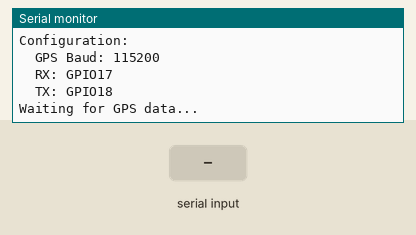
This sketch was run on a simulated ESP32-S3. On the bench: the last lines printed to the serial monitor. The test bench sets the inputs (shaded band).

Above: at 4.2 s.
4.3 s: "1\n" received over the second serial link
At 5.5 s:
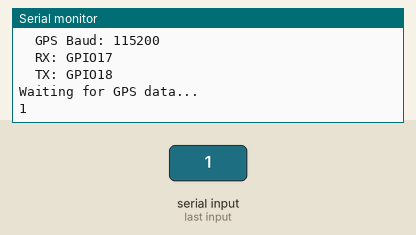
5.8 s: "0\n" received over the second serial link
At 6.9 s:
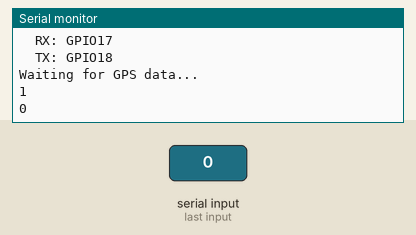
7.3 s: "2\n" received over the second serial link
At 8.0 s:
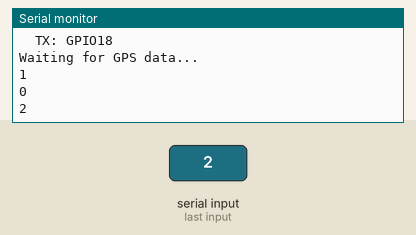

The sketch:

NMEA_Reader.ino
```cpp
/* * ==============================================================================
 * STMP26 SENSATE GPS NMEA Reader - FINAL WORKING LAB REFERENCE
 * Target Hardware: TenStar ESP32-S3 + Waveshare LC29H GPS Module
 * Recommended Software Environment: Arduino IDE 2.x.x
 * ==============================================================================
 * * 🛠️ ENGINEERING RULES OF THE ROAD (READ BEFORE FLASHING):
 * * 1. THE ENVIRONMENT VARIABILITY FACTOR:
 * Depending on whether you are running Windows (and if it's a personal laptop
 * or a locked-down institution machine), a Mac, or Linux, the Arduino IDE 2.x
 * environment may interact differently with your hardware. If your port
 * disappears or throws an "Access Denied" error, check your OS device drivers.
 * * 2. THE FIRST LAW OF ENGINEERING SKEPTICISM:
 * As an engineer, you must assume absolutely nothing works until YOU have personally
 * tested it and verified the data stream. It does not matter if your lecturer
 * swears it works, it does not matter if a generative AI confidently tells you
 * it works, and it definitely does not matter if your lab partner says "it worked
 * on my machine five minutes ago." Trust your oscilloscope, trust your serial
 * monitor, and verify everything!
 * * ==============================================================================
 */

void setup() {
  // Initialize the primary USB serial communication link back to your computer.
  // This allows the ESP32-S3 to send text to the Arduino IDE Serial Monitor.
  Serial.begin(115200);

  // A brief delay to allow the hardware serial interface to stabilize after power-up.
  delay(1000);

  // Print diagnostic headers to the Serial Monitor so we know the firmware booted successfully.
  Serial.println("========================================");
  Serial.println("STMP26 GPS NMEA Reader");
  Serial.println("TenStar ESP32-S3 + Waveshare LC29H GPS");
  Serial.println("========================================");
  Serial.println();
  Serial.println("Configuration:");
  Serial.println("  GPS Baud: 115200");
  Serial.println("  RX: GPIO17");
  Serial.println("  TX: GPIO18");
  Serial.println();
  Serial.println("Waiting for GPS data...\n");

  // Initialize Hardware Serial 1 (Serial1) to communicate directly with the GPS.
  // CRITICAL PARAMETERS EXPLAINED:
  // - 115200: The default baud rate of the Waveshare LC29H (Note: standard GPS modules use 9600).
  // - SERIAL_8N1: 8 data bits, no parity, 1 stop bit (the standard serial protocol configuration).
  // - 17: The ESP32 GPIO pin assigned as RX (Receiving data FROM the GPS module's TX pin).
  // - 18: The ESP32 GPIO pin assigned as TX (Transmitting data TO the GPS module's RX pin).
  Serial1.begin(115200, SERIAL_8N1, 17, 18);

  // Give the serial link to the GPS module a brief moment to open cleanly before reading.
  delay(2000);
}

void loop() {
  // Check if there are bytes waiting in the hardware buffer received from the GPS module.
  if (Serial1.available()) {

    // Read the incoming characters from the GPS stream until a newline ('\n') is hit.
    // This captures exactly one full standard NMEA sentence at a time.
    String nmea = Serial1.readStringUntil('\n');

    // Strip away any trailing whitespace or hidden carriage return characters (\r)
    // to keep our print output clean and readable.
    nmea.trim();

    // Echo the cleaned-up NMEA sentence ($GNGGA, $GNGSV, etc.) over the USB link
    // directly onto your laptop's Serial Monitor.
    Serial.println(nmea);
  }
}
```

Measured:
- after the input at 4.3 s, the serial monitor: prints a new line at once (image 1)
- after the input at 5.8 s, the serial monitor: prints a new line at once (image 2)
- after the input at 7.3 s, the serial monitor: prints a new line at once (image 3)
